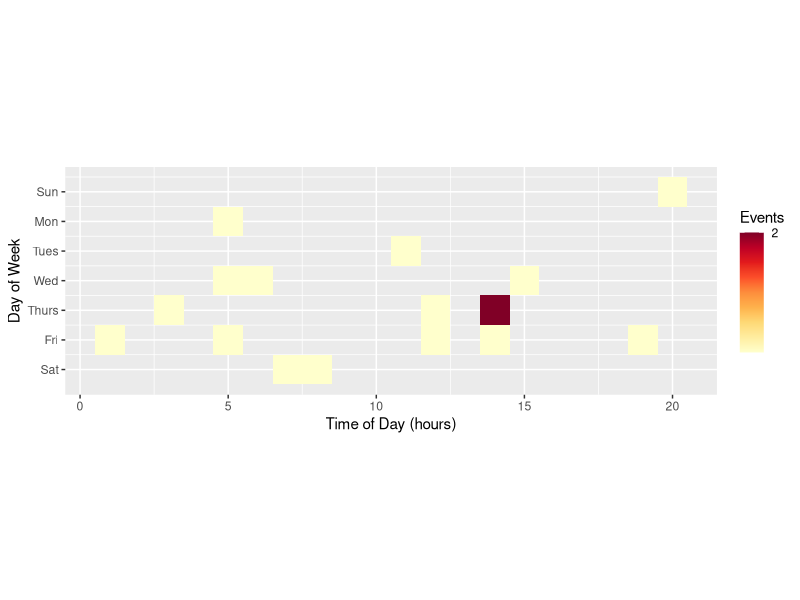

Recreate this plot in R.
# you start here...
library(ggplot2)
library(lubridate)     
library(RColorBrewer)  

# Dataset
set.seed(1)
x <- 1:1000
y <- as.POSIXct("03/01/2019",format="%m/%d/%Y")+sample(0:(210*24*60)*60,1000)
y <- strftime(y,format="%m/%d/%Y %H:%M")
data <- data.frame(ID=x,Starttime=y)

head(data)

data$date <- as.POSIXct(data$Starttime, format="%m/%d/%Y %H:%M")
data$dow  <- wday(data$date)
data$cdow <- wday(data$date,label=T)
data$tod  <- as.numeric(data$date - as.POSIXct(strftime(data$date,format="%Y-%m-%d")))/60
data$bins <- cut(data$tod,breaks=1:24,labels=F)
counts    <- aggregate(ID~bins+dow,data,length)
colnames(counts)[ncol(counts)] <- "Events"

head(counts)

ggplot(counts, aes(x=bins,y=8-dow))+
  geom_tile(aes(fill=Events))+
  scale_fill_gradientn(colours=brewer.pal(9,"YlOrRd"),
                       breaks=seq(0,max(counts$Events),by=2))+
  scale_y_continuous(breaks=7:1,labels=c("Sun","Mon","Tues","Wed","Thurs","Fri","Sat"))+
  labs(x="Time of Day (hours)", y="Day of Week")+
  coord_fixed()
